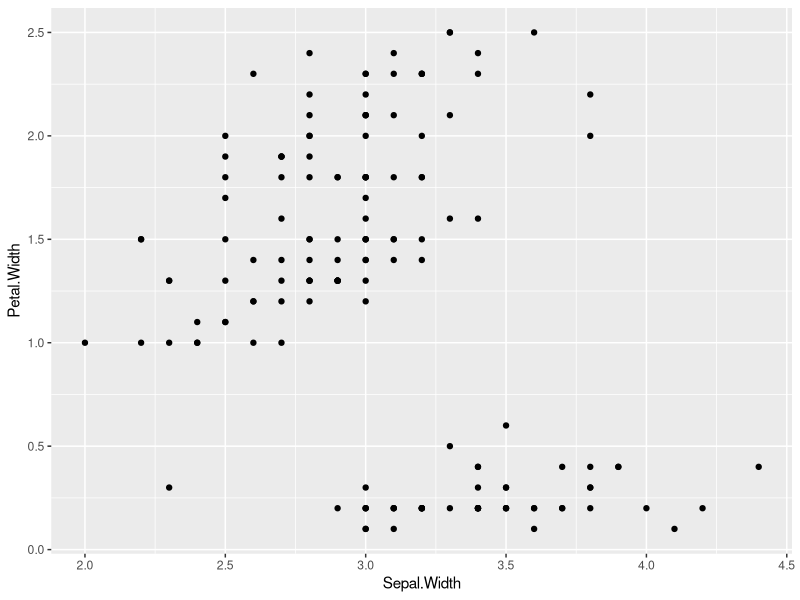
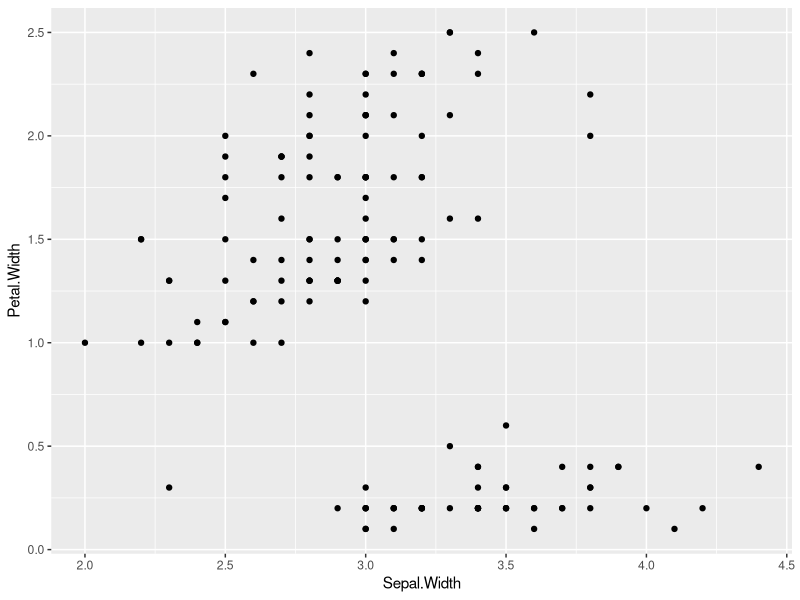
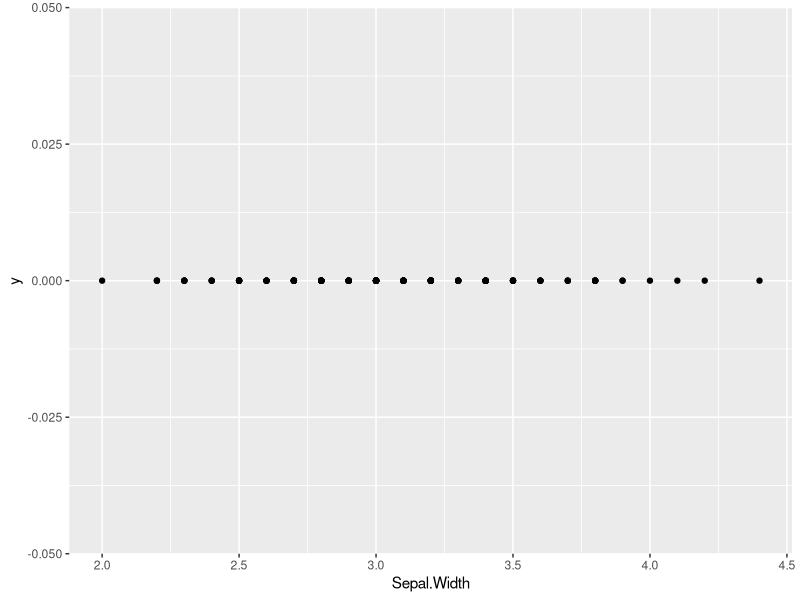
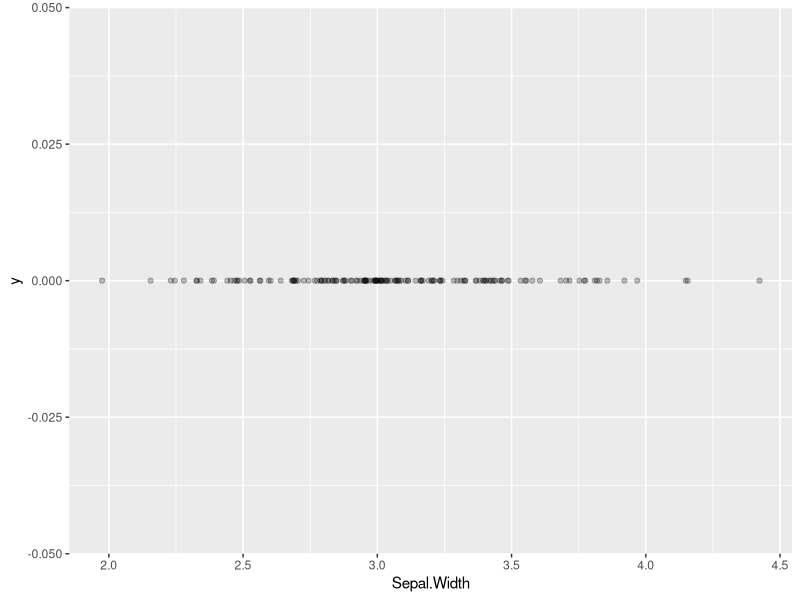
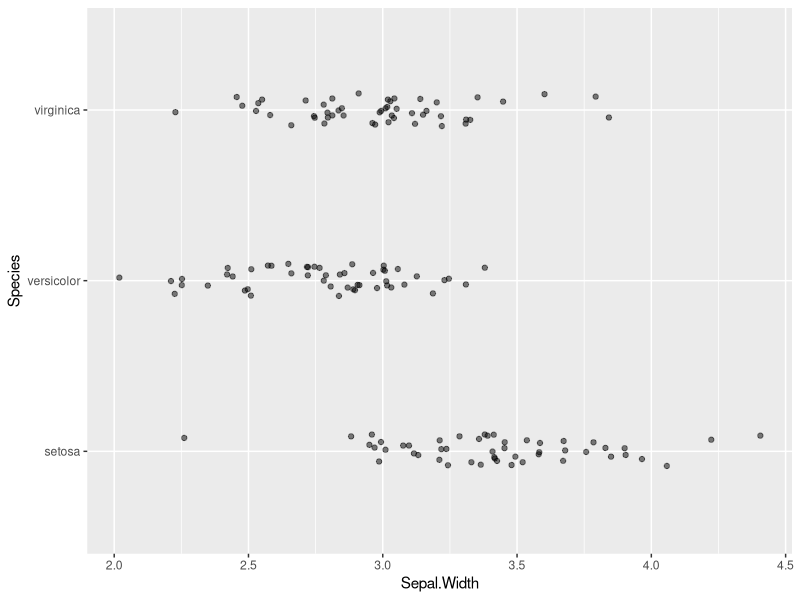
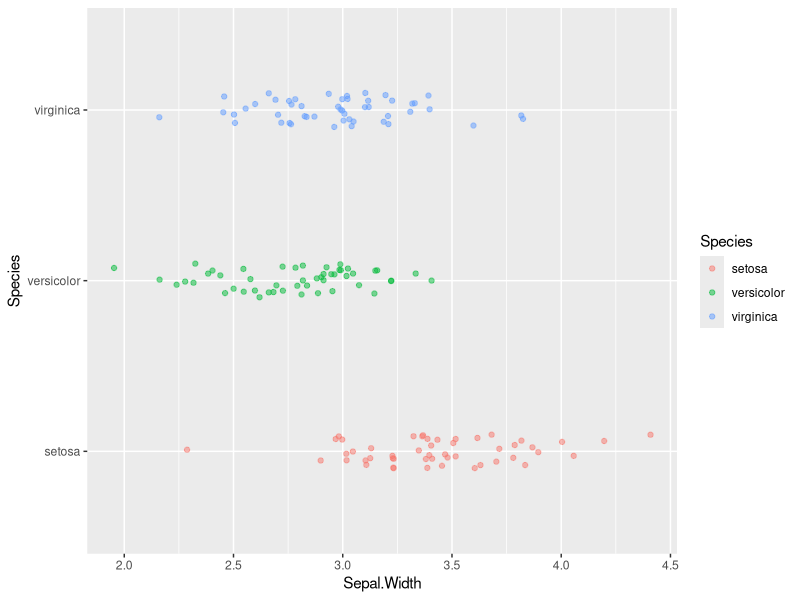
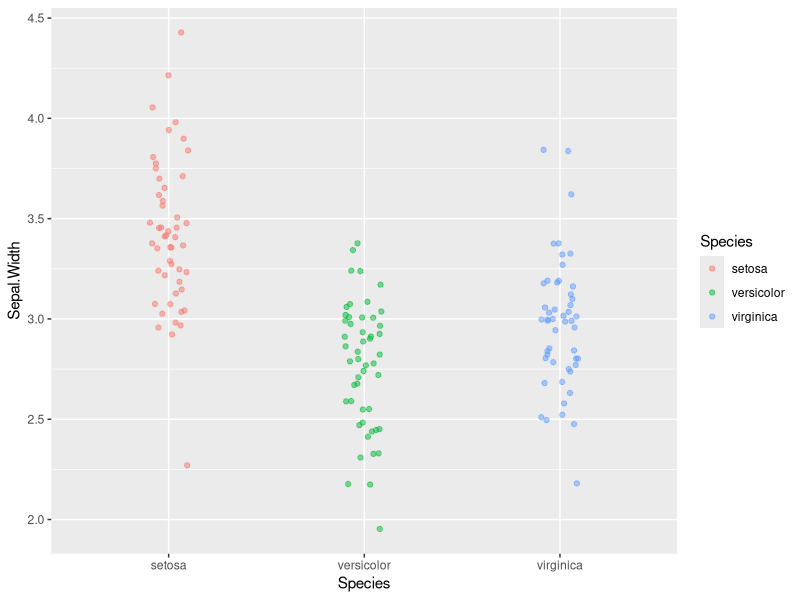
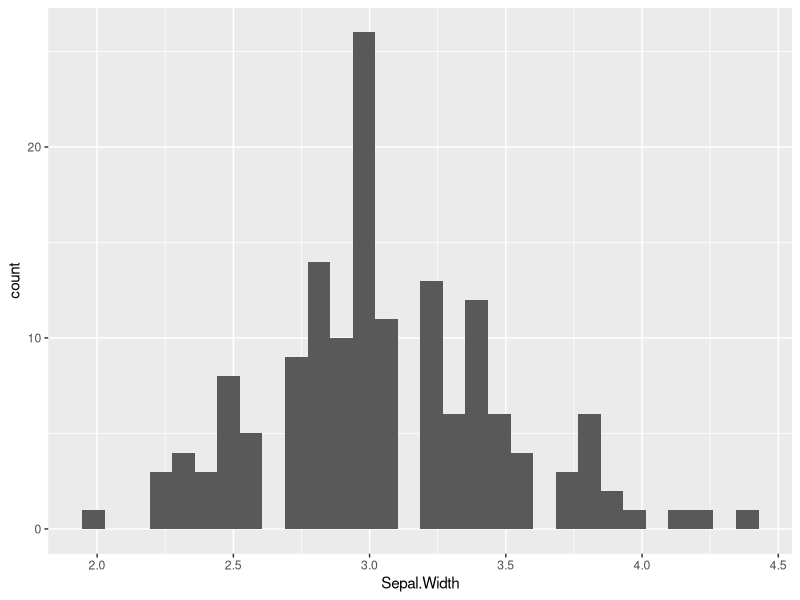

Generate these figures, in order, with R:
## ---- chunk 1
library(tidyverse)
## ---- chunk 2
names(iris) # get the variable names in the dataset
dim(iris)   # dimensions given as rows, columns
head(iris)  # can you figure out what the head function does?
tail(iris)  # what about the tail function?
## ---- chunk 3
ggplot(data = iris) +
  geom_point(mapping = aes(x = Sepal.Width,  y = Petal.Width))
## ---- chunk 4
ggplot(iris) +   # note we dropped the "data = " part
  # note we dropped the "mapping = " part from the geom_point call
  geom_point(aes(x = Sepal.Width,  y = Petal.Width))
## ---- chunk 5
ggplot(data = iris) + 
  geom_point(aes(x = Sepal.Width, y = 0))
## ---- chunk 6
ggplot(data = iris) + 
  geom_jitter(aes(x = Sepal.Width, y = 0), 
              width = 0.05, height = 0, alpha = 0.25)
## ---- chunk 7
ggplot(data = iris) + 
  geom_jitter(aes(x = Sepal.Width, y = Species),
              width=0.05, height=0.1, alpha=0.5)
## ---- chunk 8
ggplot(data = iris) + 
  geom_jitter(aes(x = Sepal.Width, y = Species, color=Species),
              width=0.05, height=0.1, alpha=0.5)
## ---- chunk 9
ggplot(data = iris) + 
  geom_jitter(aes(x = Sepal.Width, y = Species, color=Species),
              width=0.05, height=0.1, alpha=0.5) +
  coord_flip()
## ---- chunk 10
ggplot(iris) + 
  geom_histogram(aes(x = Sepal.Width))
## ---- chunk 11
ggplot(iris) + 
  geom_histogram(aes(x = Sepal.Width), bins = 10)
## ---- chunk 12
ggplot(iris) + 
  geom_histogram(aes(x = Sepal.Width), bins = 12)
## ---- chunk 13
ggplot(iris) + 
  geom_histogram(aes(x = Sepal.Width, fill = Species), 
                 bins = 12)
## ---- chunk 14
ggplot(iris) + 
  geom_histogram(aes(x = Sepal.Width, fill = Species),
                 bins = 12, position = "dodge")
## ---- chunk 15
ggplot(iris) + 
  geom_histogram(aes(x = Sepal.Width, fill = Species), 
                 bins = 12, position = "identity", alpha = 0.4)
## ---- chunk 16
ggplot(iris) + 
  geom_histogram(aes(x = Sepal.Width, fill = Species), bins = 12) + 
  facet_wrap(~Species, ncol = 1)
## ---- chunk 17
ggplot(iris) + 
  geom_density(aes(x = Sepal.Width, fill = Species), alpha=0.25)
## ---- chunk 18
ggplot(iris) + 
  geom_violin(aes(x = Species, y = Sepal.Width, color = Species, fill=Species), 
              alpha = 0.25)
## ---- chunk 19
ggplot(iris) + 
  geom_boxplot(aes(x = Species, y = Sepal.Width, color = Species))
## ---- chunk 20
ggplot(iris) +
  # outlier.shape = NA suppresses the depiction of outlier points in the boxplot
  geom_boxplot(aes(x = Species, y = Sepal.Width), outlier.shape = NA) + 
  # size sets the point size for the jitter plot
  geom_jitter(aes(x = Species, y = Sepal.Width), width=0.2, height=0.05, alpha=0.35, size=0.75)
## ---- chunk 21
ggplot(iris, mapping = aes(x = Species, y = Sepal.Width)) +
  geom_boxplot(outlier.shape = NA) + 
  # note how we specify a layer specific aesthetic in geom_jitter
  geom_jitter(aes(color = Species), width=0.2, height=0.05, alpha=0.5, size=0.75)
## ---- chunk 22
# create base plot object and assign to variable p
# this does NOT draw the plot
p <- ggplot(iris, mapping = aes(x = Species, y = Sepal.Width))   
## ---- chunk 23
p  # try to draw the plot object
## ---- chunk 24
# add a point geom to our base layer and draw the plot
p + geom_boxplot()
## ---- chunk 25
box.layer <- geom_boxplot()
p + box.layer
## ---- chunk 26
p <- ggplot(iris, mapping = aes(x = Species, y = Sepal.Width, color = Species))

violin.layer <- geom_violin()
jitter.layer <- geom_jitter(width=0.15, height=0.05, alpha=0.5, size=0.75)

p + violin.layer + jitter.layer # combined layers of plot and draw
## ---- chunk 27
p + violin.layer + jitter.layer + 
  labs(x = "Species", y = "Sepal Width (cm)", 
       title = "Sepal Width Distributions for Three Iris Species")
## ---- chunk 28
# create another variable to hold combination of three previous 
# ggplot layers. I'm doing this because I'm going to keep re-using
# the same plot in the following code blocks
violin.plus.jitter <- p + violin.layer + jitter.layer

violin.plus.jitter + theme_bw()
## ---- chunk 29
violin.plus.jitter + theme_classic()
## ---- chunk 30
violin.plus.jitter + theme_classic() + theme(aspect.ratio = 1)
## ---- chunk 31
my.theme <- theme_classic()  + theme(aspect.ratio = 1)
## ---- chunk 32
violin.plus.jitter + my.theme
## ---- chunk 33
my.labels <- labs(x = "Species", y = "Sepal Width (cm)", 
                  title = "Sepal Width Distributions for Three Iris Species")
## ---- chunk 34
violin.plus.jitter + my.labels + my.theme
## ---- chunk 35
# create a new data frame composed only of the I. setosa samples
setosa.only <- subset(iris, Species == "setosa")
## ---- chunk 36
setosa.sepals <- ggplot(setosa.only, 
                        mapping = aes(x = Sepal.Length, y = Sepal.Width))

sepal.labels <- labs(x = "Sepal Length (cm)", y = "Sepal Width (cm)",
                     title = "Relationship between Sepal Length and Width",
                     caption = "data from Anderson (1935)")
## ---- chunk 37
setosa.sepals  + geom_point() + sepal.labels
## ---- chunk 38
setosa.sepals + 
  geom_density2d() + 
  sepal.labels + labs(subtitle = "I. setosa data only") +
  my.theme
## ---- chunk 39
setosa.sepals + 
  geom_density_2d() + 
  geom_jitter(alpha=0.35) +
  sepal.labels + labs(subtitle = "I. setosa data only") +
  my.theme
## ---- chunk 40
all.sepals <- ggplot(iris, aes(x = Sepal.Length, y = Sepal.Width))

all.sepals + 
  geom_point(aes(color = Species, shape = Species), size = 2, alpha = 0.6) +
  sepal.labels + labs(subtitle = "All species") +
  my.theme
## ---- chunk 41
all.sepals + 
  geom_density_2d(aes(color = Species)) +
  sepal.labels + labs(subtitle = "All species") +
  my.theme
## ---- chunk 42
all.sepals + 
  geom_density_2d(aes(color = Species), alpha = 0.5) + 
  geom_point(aes(color = Species), alpha=0.5, size=1) + 
  facet_wrap(~ Species) +
  sepal.labels + labs(subtitle = "All species") +
  theme_bw() + 
  theme(aspect.ratio = 1, legend.position = "none")  # get rid of legend
## ---- chunk 43
setosa.sepals + 
  stat_density_2d(aes(fill = ..level..), geom = "polygon") + 
  sepal.labels + labs(subtitle = "I. setosa data only") +
  my.theme
## ---- chunk 44
setosa.sepals + 
  stat_density_2d(aes(fill = ..level..), geom = "polygon") + 
  # lavenderblush is the HTML standard name for a light purplish-pink color
  scale_fill_continuous(low="lavenderblush", high="red") +
  sepal.labels + labs(subtitle = "I. setosa data only") +
  my.theme
## ---- chunk 45
setosa.sepals + 
  stat_density_2d(aes(fill = ..level..), geom = "polygon") +
  scale_fill_continuous(low="lavenderblush", high="red") +
  geom_jitter(alpha=0.5, size = 1.1) +
  
  # customize labels, including legend label for fill
  labs(x = "Sepal Length(cm)", y = "Sepal Width (cm)",
       title = "Relationship between sepal length and width",
       subtitle = "I. setosa specimens only",
       fill = "Density") +
  
  # Set plot limits
  lims(x = c(4,6), y = c(2.5, 4.5)) +
  my.theme 
## ---- chunk 46
setosa.sepals + 
  geom_bin2d(binwidth = 0.2) + 
  scale_fill_continuous(low="lavenderblush", high="red") +
  sepal.labels + labs(subtitle = "I. setosa data only") +
  my.theme
## ---- chunk 47
setosa.sepals + 
  geom_hex(binwidth = 0.2) + 
  scale_fill_continuous(low="lavenderblush", high="red") +
  sepal.labels + labs(subtitle = "I. setosa data only") +
  my.theme
## ---- chunk 48
library(cowplot) # assumes package has been installed
## ---- chunk 49
p <- ggplot(iris, 
            mapping = aes(x = Species, y = Sepal.Width, color = Species))

# for the histogram we're going to override the mapping because
# geom_histogram only takes an x argument
plot.1 <- p + 
  geom_histogram(bins=12,
                 mapping = aes(x = Sepal.Width), inherit.aes = FALSE)
plot.2 <- p + geom_boxplot() 
plot.3 <- p + geom_violin()

plot_grid(plot.1, plot.2, plot.3)
## ---- chunk 50
plot_grid(plot.1, plot.2, plot.3, 
          nrow = 1, labels = c("A", "B", "C"))
